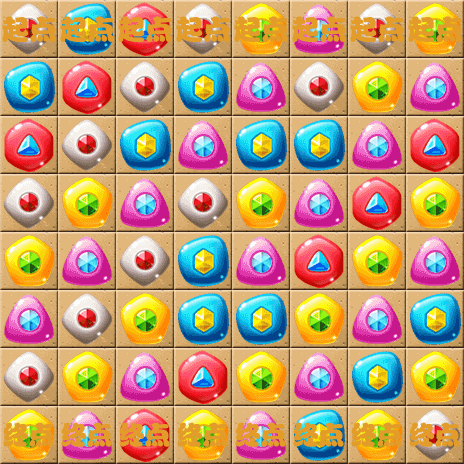

This is a level from a 2D game, rendered from its Tiled map with the project's own tilesets. A one-line summary and the map file follow, with tile-layer data summarised:
An orthogonal 8x8 tile map with 58x58 px tiles, 8 tile layers (1-layer, 2-layer, 3-layer, 4-layer, ...).

<map version="1.0" orientation="orthogonal" renderorder="right-down" width="8" height="8" tilewidth="58" tileheight="58">
 <tileset firstgid="1" name="backgroundBlock" tilewidth="58" tileheight="58">
  <image source="backgroundBlock.png" width="348" height="870" />
 </tileset>
 <layer name="1-layer" width="8" height="8">
  <data>[64 cells, 47 non-empty, 1 distinct tile ids]</data>
 </layer>
 <layer name="2-layer" width="8" height="8">
  <data>[64 cells, 58 non-empty, 7 distinct tile ids]</data>
 </layer>
 <layer name="3-layer" width="8" height="8">
  <data>[64 cells, 64 non-empty, 1 distinct tile ids]</data>
 </layer>
 <layer name="4-layer" width="8" height="8">
  <data>[64 cells, 55 non-empty, 1 distinct tile ids]</data>
 </layer>
 <layer name="5-layer" width="8" height="8">
  <data>[64 cells, 64 non-empty, 1 distinct tile ids]</data>
 </layer>
 <layer name="6-layer" width="8" height="8">
  <data>[64 cells, 64 non-empty, 5 distinct tile ids]</data>
 </layer>
 <layer name="7-layer" width="8" height="8">
  <data>[64 cells, 64 non-empty, 2 distinct tile ids]</data>
 </layer>
 <layer name="8-layer" width="8" height="8">
  <data>[64 cells, 49 non-empty, 3 distinct tile ids]</data>
 </layer>
</map>
